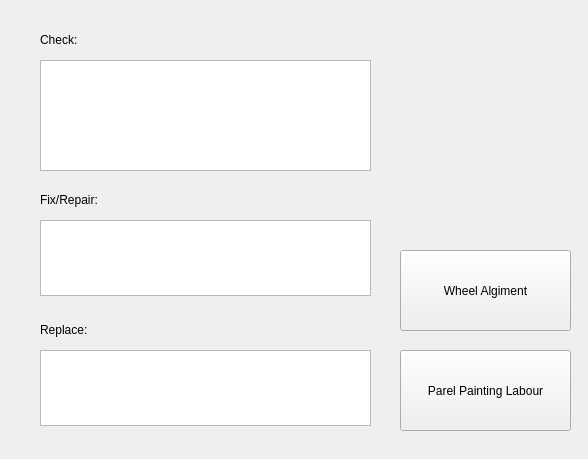
<?xml version="1.0" encoding="UTF-8"?>
<ui version="4.0">
 <class>Form</class>
 <widget class="QWidget" name="Form">
  <property name="geometry">
   <rect>
    <x>0</x>
    <y>0</y>
    <width>588</width>
    <height>459</height>
   </rect>
  </property>
  <property name="windowTitle">
   <string>Labour</string>
  </property>
  <widget class="QLabel" name="label">
   <property name="geometry">
    <rect>
     <x>40</x>
     <y>30</y>
     <width>71</width>
     <height>19</height>
    </rect>
   </property>
   <property name="text">
    <string>Check:</string>
   </property>
  </widget>
  <widget class="QLabel" name="label_2">
   <property name="geometry">
    <rect>
     <x>40</x>
     <y>190</y>
     <width>91</width>
     <height>19</height>
    </rect>
   </property>
   <property name="text">
    <string>Fix/Repair:</string>
   </property>
  </widget>
  <widget class="QLabel" name="label_3">
   <property name="geometry">
    <rect>
     <x>40</x>
     <y>320</y>
     <width>71</width>
     <height>19</height>
    </rect>
   </property>
   <property name="text">
    <string>Replace:</string>
   </property>
  </widget>
  <widget class="QTextEdit" name="textEdit">
   <property name="geometry">
    <rect>
     <x>40</x>
     <y>60</y>
     <width>331</width>
     <height>111</height>
    </rect>
   </property>
  </widget>
  <widget class="QTextEdit" name="textEdit_2">
   <property name="geometry">
    <rect>
     <x>40</x>
     <y>350</y>
     <width>331</width>
     <height>76</height>
    </rect>
   </property>
  </widget>
  <widget class="QTextEdit" name="textEdit_3">
   <property name="geometry">
    <rect>
     <x>40</x>
     <y>220</y>
     <width>331</width>
     <height>76</height>
    </rect>
   </property>
  </widget>
  <widget class="QPushButton" name="pushButton">
   <property name="geometry">
    <rect>
     <x>400</x>
     <y>250</y>
     <width>171</width>
     <height>81</height>
    </rect>
   </property>
   <property name="text">
    <string>Wheel Algiment</string>
   </property>
  </widget>
  <widget class="QPushButton" name="pushButton_2">
   <property name="geometry">
    <rect>
     <x>400</x>
     <y>350</y>
     <width>171</width>
     <height>81</height>
    </rect>
   </property>
   <property name="text">
    <string>Parel Painting Labour</string>
   </property>
  </widget>
 </widget>
 <resources/>
 <connections/>
</ui>
